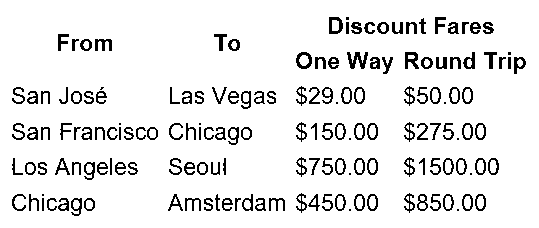
#> input picture src/archive/code/image3.png, 539 x 228 px, given in place of image1_disconnected.png, which was not available
$ python make.py   (older library calls are emulated)
#> lines starting #> are read from the running program, lines starting #| are printed output that depends on the picture; after the words box and inside, x2 and y2 are one past the last pixel; in counts of white or black regions, pixels touching at a corner belong together; pictures that were not available may be replaced by others from this repository, and a replacement may not be noted
### src/archive/code/rescale.py
from PIL import Image
import cv2 as cv

def rescaled ( img ):
    scale_percent = 100 # percent of original size
    width = int(img.shape[1] * scale_percent / 100)
    height = int(img.shape[0] * scale_percent / 100)
    dim = (width, height)
    # resize image
    resized = cv.resize(img, dim, interpolation = cv.INTER_CUBIC)
    cv.imwrite("../output/imageresized.png", resized)
    return resized

### src/archive/code/make.py
from __future__ import division
from numpy import empty
import cv2
from PIL import Image
import pytesseract
import numpy as np
import rescale as r
from operator import itemgetter


def adaptive_threshold(imagename, process_background=False, blocksize=15, c=-2):
    """Thresholds an image using OpenCV's adaptiveThreshold.
    Parameters
    ----------
    imagename : string
        Path to image file.
    process_background : bool, optional (default: False)
        Whether or not to process lines that are in background.
    blocksize : int, optional (default: 15)
        Size of a pixel neighborhood that is used to calculate a
        threshold value for the pixel: 3, 5, 7, and so on.
        For more information, refer `OpenCV's adaptiveThreshold <https://docs.opencv.org/2.4/modules/imgproc/doc/miscellaneous_transformations.html#adaptivethreshold>`_.
    c : int, optional (default: -2)
        Constant subtracted from the mean or weighted mean.
        Normally, it is positive but may be zero or negative as well.
        For more information, refer `OpenCV's adaptiveThreshold <https://docs.opencv.org/2.4/modules/imgproc/doc/miscellaneous_transformations.html#adaptivethreshold>`_.
    Returns
    -------
    img : object
        numpy.ndarray representing the original image.
    threshold : object
        numpy.ndarray representing the thresholded image.
    """
#> called with imagename = '../output/image1_disconnected.png', process_background = False, blocksize = 15, c = -2
    image=cv2.imread(imagename)
#> image is the input picture: shape (228, 539, 3); 91% white; black in thin lines or dots, all inside (x1, y1, x2, y2) = (12, 17, 526, 216)
    img = r.rescaled(image)
    gray = cv2.cvtColor(img, cv2.COLOR_BGR2GRAY)

    if process_background:
        threshold = cv2.adaptiveThreshold(
            gray, 255, cv2.ADAPTIVE_THRESH_GAUSSIAN_C,
            cv2.THRESH_BINARY, blocksize, c)
    else:
        threshold = cv2.adaptiveThreshold(
            np.invert(gray), 255,
            cv2.ADAPTIVE_THRESH_GAUSSIAN_C, cv2.THRESH_BINARY, blocksize, c)
    return img, threshold


def find_lines(threshold, regions=None, direction='horizontal',
               line_scale=15, iterations=0):
    """Finds horizontal and vertical lines by applying morphological
    transformations on an image.
    Parameters
    ----------
    threshold : object
        numpy.ndarray representing the thresholded image.
    regions : list, optional (default: None)
        List of page regions that may contain tables of the form x1,y1,x2,y2
        where (x1, y1) -> left-top and (x2, y2) -> right-bottom
        in image coordinate space.
    direction : string, optional (default: 'horizontal')
        Specifies whether to find vertical or horizontal lines.
    line_scale : int, optional (default: 15)
        Factor by which the page dimensions will be divided to get
        smallest length of lines that should be detected.
        The larger this value, smaller the detected lines. Making it
        too large will lead to text being detected as lines.
    iterations : int, optional (default: 0)
        Number of times for erosion/dilation is applied.
        For more information, refer `OpenCV's dilate <https://docs.opencv.org/2.4/modules/imgproc/doc/filtering.html#dilate>`_.
    Returns
    -------
    dmask : object
        numpy.ndarray representing pixels where vertical/horizontal
        lines lie.
    lines : list
        List of tuples representing vertical/horizontal lines with
        coordinates relative to a left-top origin in
        image coordinate space.
    """
    lines = []

    if direction == 'vertical':
        size = threshold.shape[0] // line_scale
        el = cv2.getStructuringElement(cv2.MORPH_RECT, (1, size))
    elif direction == 'horizontal':
        size = threshold.shape[1] // line_scale
        el = cv2.getStructuringElement(cv2.MORPH_RECT, (size, 1))
    elif direction is None:
        raise ValueError("Specify direction as either 'vertical' or"
                         " 'horizontal'")

    if regions is not None:
        region_mask = np.zeros(threshold.shape)
        for region in regions:
            x, y, w, h = region
            region_mask[y : y + h, x : x + w] = 1
        threshold = np.multiply(threshold, region_mask)

    threshold = cv2.erode(threshold, el)
    threshold = cv2.dilate(threshold, el)
    dmask = cv2.dilate(threshold, el, iterations=iterations)

    try:
        _, contours, _ = cv2.findContours(
            threshold.astype(np.uint8), cv2.RETR_EXTERNAL, cv2.CHAIN_APPROX_SIMPLE)
    except ValueError:
        # for opencv backward compatibility
        contours, _ = cv2.findContours(
            threshold.astype(np.uint8), cv2.RETR_EXTERNAL, cv2.CHAIN_APPROX_SIMPLE)

    for c in contours:
        x, y, w, h = cv2.boundingRect(c)
        x1, x2 = x, x + w
        y1, y2 = y, y + h
        if direction == 'vertical':
            lines.append(((x1 + x2) // 2, y2, (x1 + x2) // 2, y1))
        elif direction == 'horizontal':
            lines.append((x1, (y1 + y2) // 2, x2, (y1 + y2) // 2))

    return dmask, lines


def find_contours(vertical, horizontal):
    """Finds table boundaries using OpenCV's findContours.
    Parameters
    ----------
    vertical : object
        numpy.ndarray representing pixels where vertical lines lie.
    horizontal : object
        numpy.ndarray representing pixels where horizontal lines lie.
    Returns
    -------
    cont : list
        List of tuples representing table boundaries. Each tuple is of
        the form (x, y, w, h) where (x, y) -> left-top, w -> width and
        h -> height in image coordinate space.
    """
    mask = vertical + horizontal

    try:
        __, contours, __ = cv2.findContours(
            mask.astype(np.uint8), cv2.RETR_EXTERNAL, cv2.CHAIN_APPROX_SIMPLE)
    except ValueError:
        # for opencv backward compatibility
        contours, __ = cv2.findContours(
            mask.astype(np.uint8), cv2.RETR_EXTERNAL, cv2.CHAIN_APPROX_SIMPLE)
    # sort in reverse based on contour area and use first 10 contours
    contours = sorted(contours, key=cv2.contourArea, reverse=True)[:10]

    cont = []
    for c in contours:
        c_poly = cv2.approxPolyDP(c, 3, True)
        x, y, w, h = cv2.boundingRect(c_poly)
        cont.append((x, y, w, h))
    return cont


def find_joints(contours, vertical, horizontal):
    """Finds joints/intersections present inside each table boundary.
    Parameters
    ----------
    contours : list
        List of tuples representing table boundaries. Each tuple is of
        the form (x, y, w, h) where (x, y) -> left-top, w -> width and
        h -> height in image coordinate space.
    vertical : object
        numpy.ndarray representing pixels where vertical lines lie.
    horizontal : object
        numpy.ndarray representing pixels where horizontal lines lie.
    Returns
    -------
    tables : dict
        Dict with table boundaries as keys and list of intersections
        in that boundary as their value.
        Keys are of the form (x1, y1, x2, y2) where (x1, y1) -> lb
        and (x2, y2) -> rt in image coordinate space.
    """
    joints = np.multiply(vertical, horizontal)
    joint_coords = []
    x_set=set()
    y_set=set()
    for c in contours:
        x, y, w, h = c
        roi = joints[y : y + h, x : x + w]
        try:
            __, jc, __ = cv2.findContours(
                roi.astype(np.uint8), cv2.RETR_CCOMP, cv2.CHAIN_APPROX_SIMPLE)
        except ValueError:
            # for opencv backward compatibility
            jc, __ = cv2.findContours(
                roi.astype(np.uint8), cv2.RETR_CCOMP, cv2.CHAIN_APPROX_SIMPLE)
        if len(jc) <= 4:  # remove contours with less than 4 joints
            continue

        for j in jc:
            jx, jy, jw, jh = cv2.boundingRect(j)
            c1, c2 = x + (2 * jx + jw) // 2, y + (2 * jy + jh) // 2
            joint_coords.append((c1, c2))
            x_set.add(c1)
            y_set.add(c2)
        #tables[(x, y + h, x + w, y)] = joint_coords

    return joint_coords,sorted(x_set),sorted(y_set)

img, threshold = adaptive_threshold('../output/image1_disconnected.png')
h_dmask, h_lines = find_lines(threshold, regions=None, direction='horizontal',line_scale=15, iterations=0)
#> in find_lines, `threshold = cv2.erode(threshold, el)`: threshold: shape (228, 539); every value is 0
#> in find_lines, `_, contours, _ = cv2.findContours( threshold.astype(np.uint8), cv2.RET..`: contours = []
#> h_lines = []
v_dmask, v_lines = find_lines(threshold, regions=None, direction='vertical',line_scale=15, iterations=0)
#> call 2 of find_lines, with direction = 'vertical', line_scale = 15, iterations = 0
#> in find_lines (call 2), `threshold = cv2.erode(threshold, el)`:
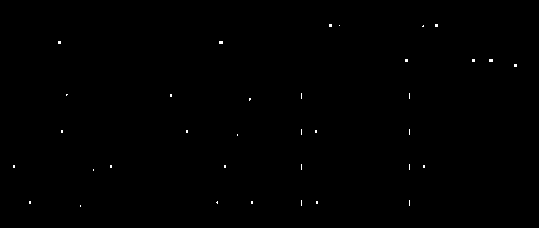
#> threshold: shape (228, 539); 0.17% white in thin lines or dots, all inside (x1, y1, x2, y2) = (13, 24, 517, 207)
#> in find_lines (call 2), `threshold = cv2.dilate(threshold, el)`:
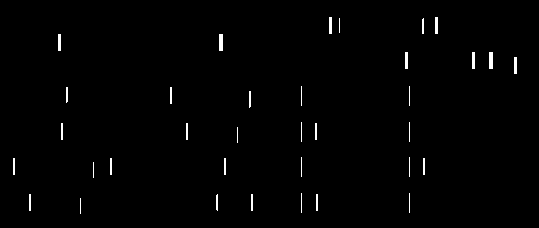
#> threshold: shape (228, 539); 0.95% white in thin lines or dots, all inside (x1, y1, x2, y2) = (13, 17, 517, 214)
#> in find_lines (call 2), `_, contours, _ = cv2.findContours( threshold.astype(np.uint8), cv2.RET..`: contours = 35 contours, 27 with area under 20; largest, box (x1, y1, x2, y2) and area: (489, 52, 493, 69) 48, (219, 34, 223, 51) 48, (514, 57, 517, 74) 32, (472, 52, 475, 69) 32, (405, 52, 408, 69) 32, (58, 34, 61, 51) 32, (435, 17, 438, 34) 32, (329, 17, 332, 34) 32
#> the loop in find_lines (call 2), `for c in contours:` made 35 passes
#> (c, x, y, w, h, x1, x2, y1) on passes 1 to 8: ([[80, 198], [80, 213]], 80, 198, 1, 16, 80, 81, 198), ([[316, 194], [316, 210], [317, 210], [317, 194]], 316, 194, 2, 17, 316, 318, 194), ([[251, 194], [251, 210], [252, 210], [252, 194]], 251, 194, 2, 17, 251, 253, 194), ([[217, 194], [216, 195], [216, 209], [217, 210]], 216, 194, 2, 17, 216, 218, 194), ([[29, 194], [29, 210], [30, 210], [30, 194]], 29, 194, 2, 17, 29, 31, 194), ([[409, 193], [409, 212]], 409, 193, 1, 20, 409, 410, 193), ([[301, 193], [301, 212]], 301, 193, 1, 20, 301, 302, 193), ([[93, 162], [93, 177]], 93, 162, 1, 16, 93, 94, 162)
#> after the loop in find_lines (call 2), `for c in contours:`: lines = 35 items, first 6: (80, 214, 80, 198), (317, 211, 317, 194), (252, 211, 252, 194), (217, 211, 217, 194), (30, 211, 30, 194), (409, 213, 409, 193)
#> v_lines has the same summary as lines in find_lines
cont = find_contours(v_dmask, h_dmask)
#> in find_contours, `contours = sorted(contours, key=cv2.contourArea, reverse=True)[:10]`: contours = 10 contours, 2 with area under 20; largest, box (x1, y1, x2, y2) and area: (489, 52, 493, 69) 48, (219, 34, 223, 51) 48, (514, 57, 517, 74) 32, (472, 52, 475, 69) 32, (405, 52, 408, 69) 32, (58, 34, 61, 51) 32, (435, 17, 438, 34) 32, (329, 17, 332, 34) 32
#> the loop in find_contours, `for c in contours:` made 10 passes
#> (c, c_poly, x, y, w) on passes 1 to 7: ([[489, 52], [489, 68], [492, 68], [492, 52]], [[489, 52], [492, 68]], 489, 52, 4), ([[219, 34], [219, 50], [222, 50], [222, 34]], [[219, 34], [222, 50]], 219, 34, 4), ([[514, 57], [514, 73], [516, 73], [516, 57]], [[514, 57], [516, 73]], 514, 57, 3), ([[472, 52], [472, 68], [474, 68], [474, 52]], [[472, 52], [474, 68]], 472, 52, 3), ([[405, 52], [405, 68], [407, 68], [407, 52]], [[405, 52], [407, 68]], 405, 52, 3), ([[58, 34], [58, 50], [60, 50], [60, 34]], [[58, 34], [60, 50]], 58, 34, 3), ([[435, 17], [435, 33], [437, 33], [437, 17]], [[435, 17], [437, 33]], 435, 17, 3)
#> after the loop in find_contours, `for c in contours:`: cont = [(489, 52, 4, 17), (219, 34, 4, 17), (514, 57, 3, 17), (472, 52, 3, 17), (405, 52, 3, 17), (58, 34, 3, 17), (435, 17, 3, 17), (329, 17, 3, 17), (316, 194, 2, 17), (251, 194, 2, 17)]
joints,x_set,y_set = find_joints(cont, v_dmask, h_dmask)
#> the loop in find_joints, `for c in contours:` made 10 passes
#> (c, x, y, w) on passes 1 to 10: ((489, 52, 4, 17), 489, 52, 4), ((219, 34, 4, 17), 219, 34, 4), ((514, 57, 3, 17), 514, 57, 3), ((472, 52, 3, 17), 472, 52, 3), ((405, 52, 3, 17), 405, 52, 3), ((58, 34, 3, 17), 58, 34, 3), ((435, 17, 3, 17), 435, 17, 3), ((329, 17, 3, 17), 329, 17, 3), ((316, 194, 2, 17), 316, 194, 2), ((251, 194, 2, 17), 251, 194, 2)
#> after the loop in find_joints, `for c in contours:`: joint_coords = []; x_set = 0 items
#> joints = []; x_set = []; y_set = []
joints=sorted(joints,key=itemgetter(1,0))


matrix=[]
k=0
i=0
j=0
for j in range(len(y_set)):
    l=[]
    for i in range(len(x_set)):
        if ((x_set[i],y_set[j])==joints[k]):
            l.append(joints[k])
            k=k+1
        else:
            l.append((-1,-1))
    matrix.append(l)
#> this loop made 0 passes
#> after the loop, k = 0; matrix = []


html_data = """
 <html>
    <head>
        <title>
       Table
        </title>
        <style>
        table, tr, td {
        border: 1px solid black;
        }
</style>
    </head>
    <body>

    <table style="border: solid 1px #000000">
    <tr>
    """

image1=cv2.imread('../output/image1_afterpadding.png')
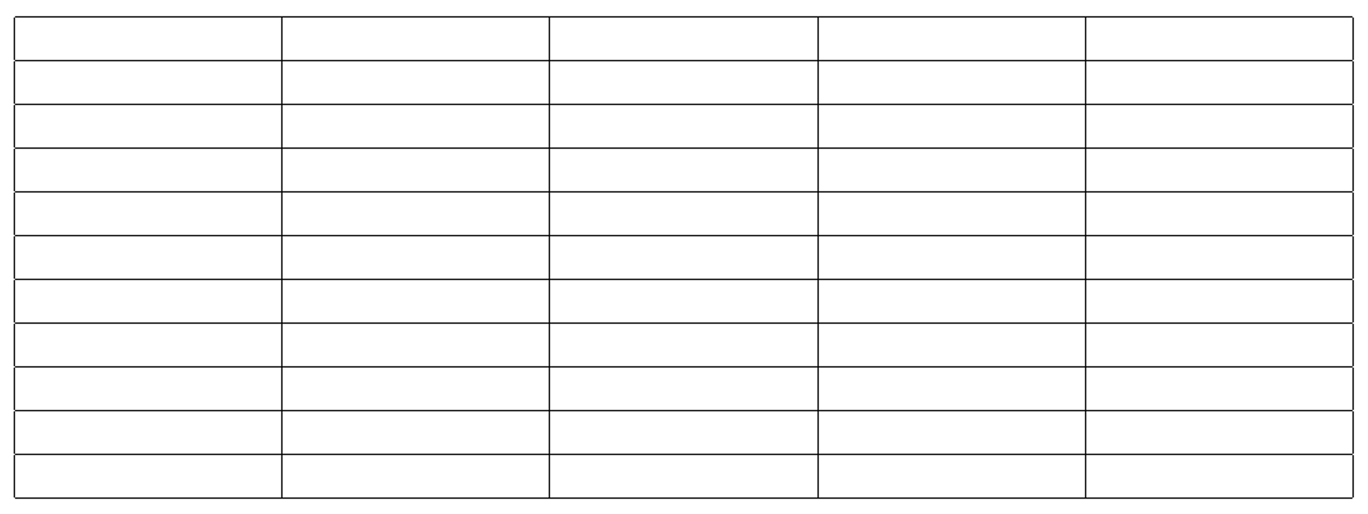
#> input picture src/archive/code/imageresized.jpg, 5470 x 2055 px, given in place of image1_afterpadding.png, which was not available (shown at 1/4 size)
#> image1 is the input picture: shape (2055, 5470, 3); min 0, max 255, mean 245.4
img1 = r.rescaled(image1)

image_obj = Image.open('../output/imageresized.png')


print (joints)
count=0
col_span=1


for i in range(len(matrix)-1):
    html_data += "<tr>"
    count=0
    for j in range(len(matrix[i])-1):
        if (matrix[i][j+1]!=(-1,-1)):
            cropped_image = image_obj.crop((matrix[i][j-count][0],matrix[i][j-count][1],matrix[i][j+1][0],matrix[i+1][j][1]))
            cropped_image.save("crop\image"+str(i)+str(j)+".jpg")
            col_span=col_span+count
            html_data += "<td colspan='" + str(col_span) + "'>" + str(pytesseract.image_to_string(cropped_image)) + "</td>"
            count=0
            col_span=1
        else:
            count=count+1
    html_data += "</tr>"
html_data += "</table></body></html>"
print (matrix)

with open("output.html", "w") as html_fil:
    html_fil.write(html_data)
